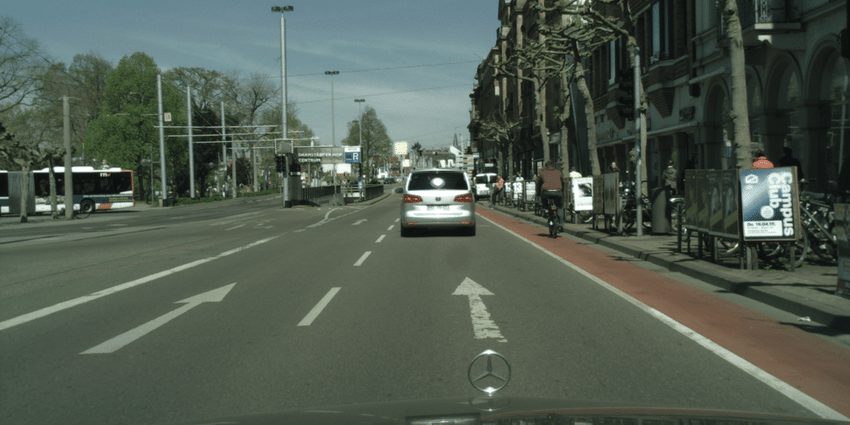
#> input picture images/image_2.png, 850 x 425 px
$ jupyter execute noise_improve.ipynb
#> lines starting #> are read from the running program, lines starting #| are printed output that depends on the picture
#> in noise_pipline, image is the input picture: shape (425, 850, 3); mean B, G, R 81.4, 92.7, 81.3
#### Apply filters to reduce noise and improve the clarity of moving objects

[cell 1]
import cv2
import numpy as np
import matplotlib.pyplot as plt

[cell 2]
def display_image(image):
    plt.imshow(image)
    plt.show()
    return

def display_image_gray(image):
    plt.imshow(image,cmap='gray')
    plt.show()
    return

[cell 3]
def gaussian_blur(image):
    image = cv2.GaussianBlur(image,(5,5),0)
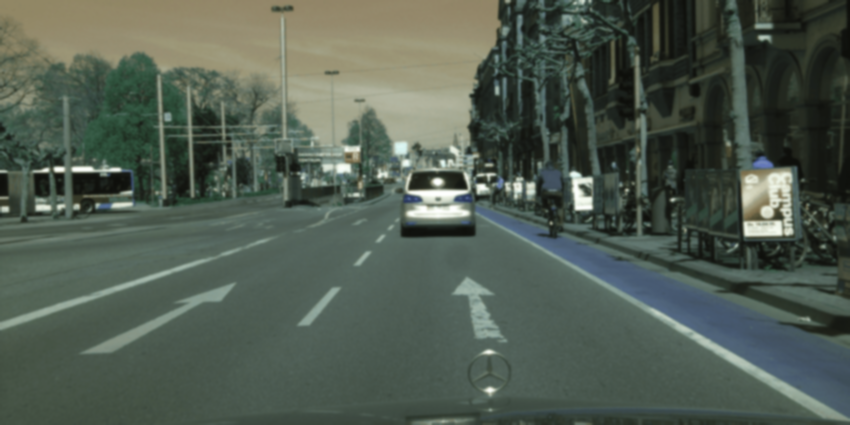
#> image: shape (425, 850, 3); mean of channels 0, 1, 2 81.3, 92.7, 81.4; drawn as B, G, R
    return image

[cell 4]
def apply_filter(image):
    filtered = cv2.bilateralFilter(image,9,75,75)

    return filtered

[cell 5]
def sharpen(image):
    kernel = np.array([[-1,-1,-1], [-1,9,-1], [-1,-1,-1]])
    image = cv2.filter2D(image, -1, kernel)
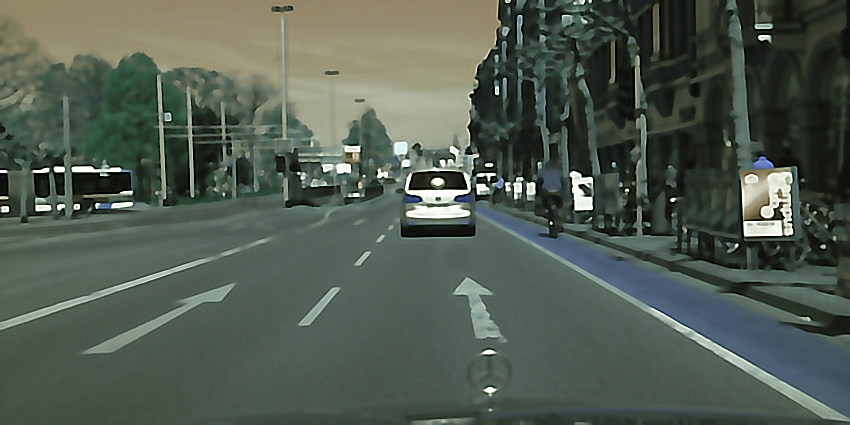
#> image: shape (425, 850, 3); mean of channels 0, 1, 2 81.2, 92.5, 81.2; drawn as B, G, R
    return image

[cell 6]
def median_blur(image):
    image = cv2.medianBlur(image,5)
    return image

[cell 7]
def noise_removal(image):
    image = cv2.fastNlMeansDenoisingColored(image,None,10,10,7,21)
    return image

[cell 8]
def threshold(image):
    ret,thresh = cv2.threshold(image,117,220,0)
    return thresh

[cell 9]
def noise_pipline(image_path):
    image = cv2.imread(image_path)
    orginal_image = image.copy()
    image = cv2.cvtColor(image, cv2.COLOR_BGR2RGB)
    image = gaussian_blur(image)
    image = apply_filter(image)
    image = sharpen(image)
    image = noise_removal(image)
    _, ax = plt.subplots(1,2,figsize=(10,5))
    ax[0].imshow(orginal_image)
    ax[0].set_title('Original')
    ax[0].axis('off')
    ax[1].imshow(image)
    ax[1].set_title('Enhanced')
    ax[1].axis('off')
    plt.show()
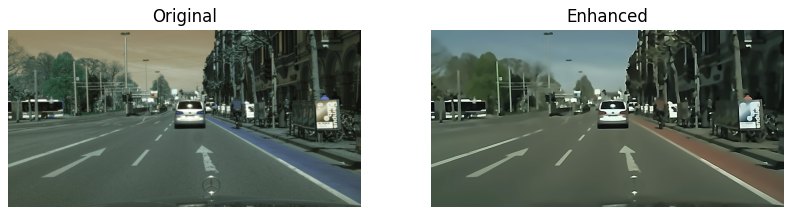
#> figure drawn by matplotlib, 2 panels; B, G, R data is drawn as R, G, B
